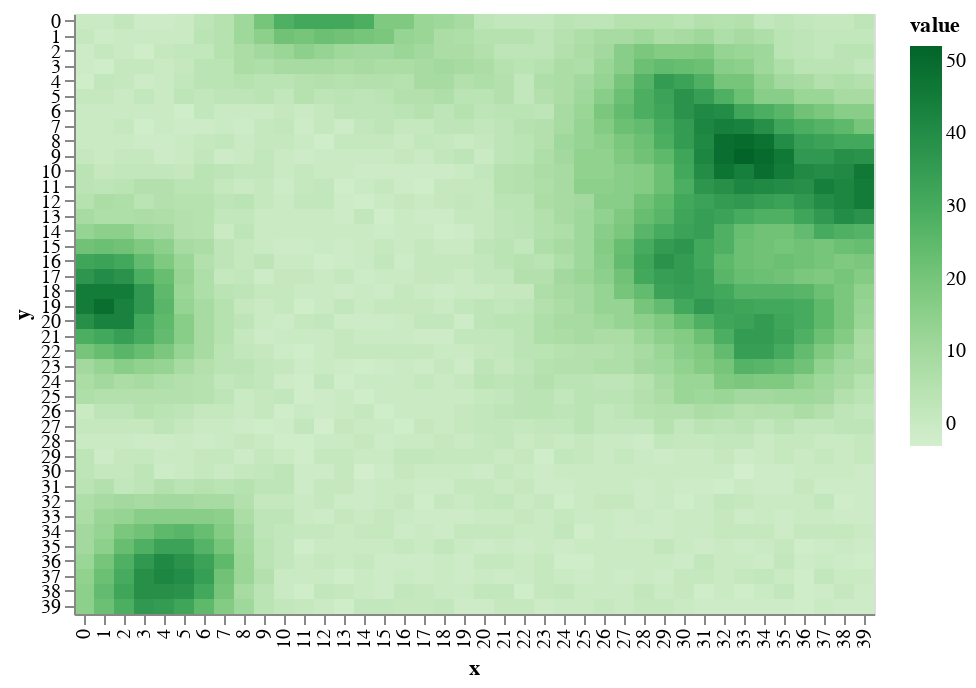

Source (notebook cell):
### Code cell
draw.drawTerrainHeight(world.grid_elevation)

### Figure 1 — Vega-Lite specification as saved in the notebook (floating-point values rounded to 4 significant figures; data arrays with more than 128 entries replaced by an {"elided": "..."} marker saying what was removed)
{"$schema": "https://vega.github.io/schema/vega-lite/v2.6.0.json", "config": {"view": {"height": 300, "width": 400}}, "data": {"name": "data-c587e61f6da2ae2992da65a6be1a5586"}, "datasets": {"data-c587e61f6da2ae2992da65a6be1a5586": {"elided": "1600 records"}}, "encoding": {"color": {"field": "value", "scale": {"scheme": "greens"}, "type": "quantitative"}, "x": {"field": "x", "type": "ordinal"}, "y": {"field": "y", "type": "ordinal"}}, "mark": "rect"}
